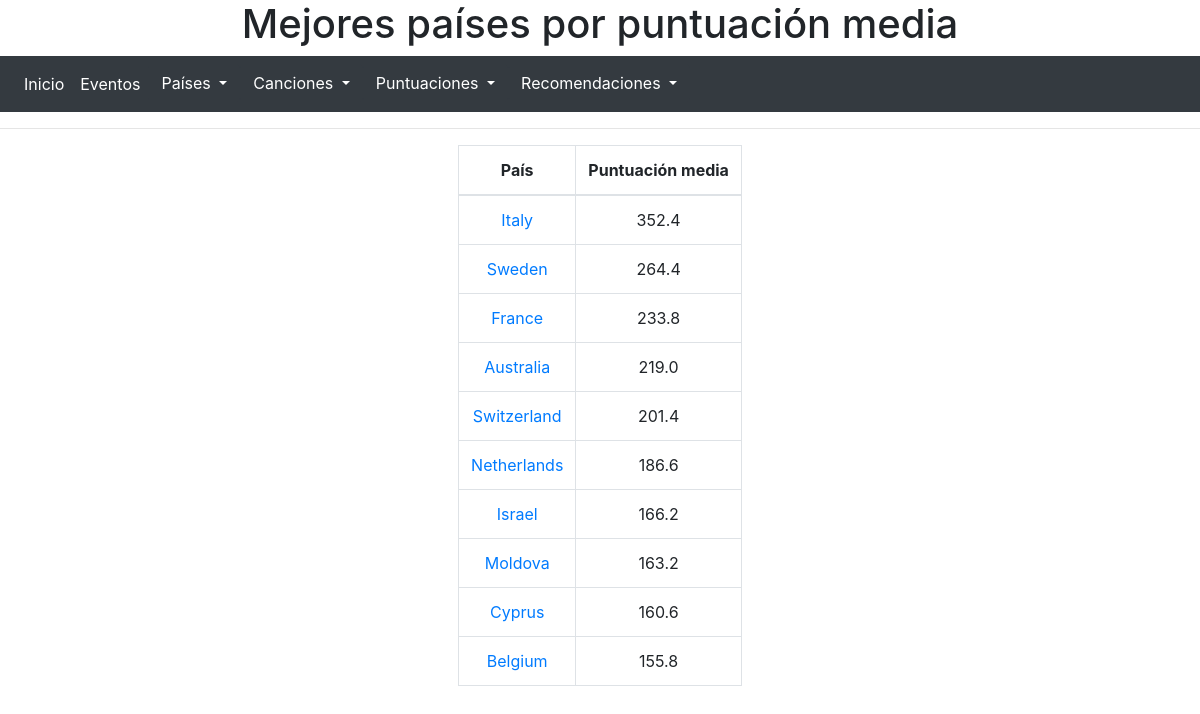
The page /paisespuntuacionmedia/ on the database its author committed.
### principal/models.py (models this page shows, shortened)
class Pais(models.Model):
    nombre = models.CharField(max_length=25)
    participaciones = models.PositiveSmallIntegerField()
    victorias = models.PositiveSmallIntegerField()
    ultima_posicion = models.PositiveSmallIntegerField()
    class Meta:
        ordering = ('nombre',)

### principal/views.py (the view)
# urls.py: path('paisespuntuacionmedia/', views.paises_mejor_puntuacion_media),
def paises_mejor_puntuacion_media(request):
    paises = Pais.objects.annotate(avg_puntuacion=Avg('canciones__puntos')).annotate(num_canciones=Count('canciones')).filter(num_canciones__gt = 4).order_by('-avg_puntuacion')[:10]
    return render(request, 'paisespuntuacionmedia.html', {'paises':paises})

### principal/templates/paisespuntuacionmedia.html
{% extends 'base.html' %}
{% block encabezado %}
<h1 class="text-center"> Mejores países por puntuación media </h1>
{% endblock %}
{% block contenido %}
  <center>
    <table class="table table-bordered w-auto">
      <thead>
      <tr>
          <th class="text-center">País</th>
          <th class="text-center">Puntuación media</th>
      </tr>
      </thead>
      {% for p in paises %}
      <tr>
      <td align="center"><a href='/detallespais/{{p.id}}'>{{p.nombre}}</a></td>
      <td align="center">{{p.avg_puntuacion}}</td>
      </tr>
      {% endfor %}
      </table>
  </center>
  {% endblock %}

### rows shown on the page
Pais: nombre "Italy", avg_puntuacion "352.4"
Pais: nombre "Sweden", avg_puntuacion "264.4"
Pais: nombre "France", avg_puntuacion "233.8"
Pais: nombre "Australia", avg_puntuacion "219.0"
Pais: nombre "Switzerland", avg_puntuacion "201.4"
Pais: nombre "Netherlands", avg_puntuacion "186.6"
Pais: nombre "Israel", avg_puntuacion "166.2"
Pais: nombre "Moldova", avg_puntuacion "163.2"
Pais: nombre "Cyprus", avg_puntuacion "160.6"
Pais: nombre "Belgium", avg_puntuacion "155.8"
